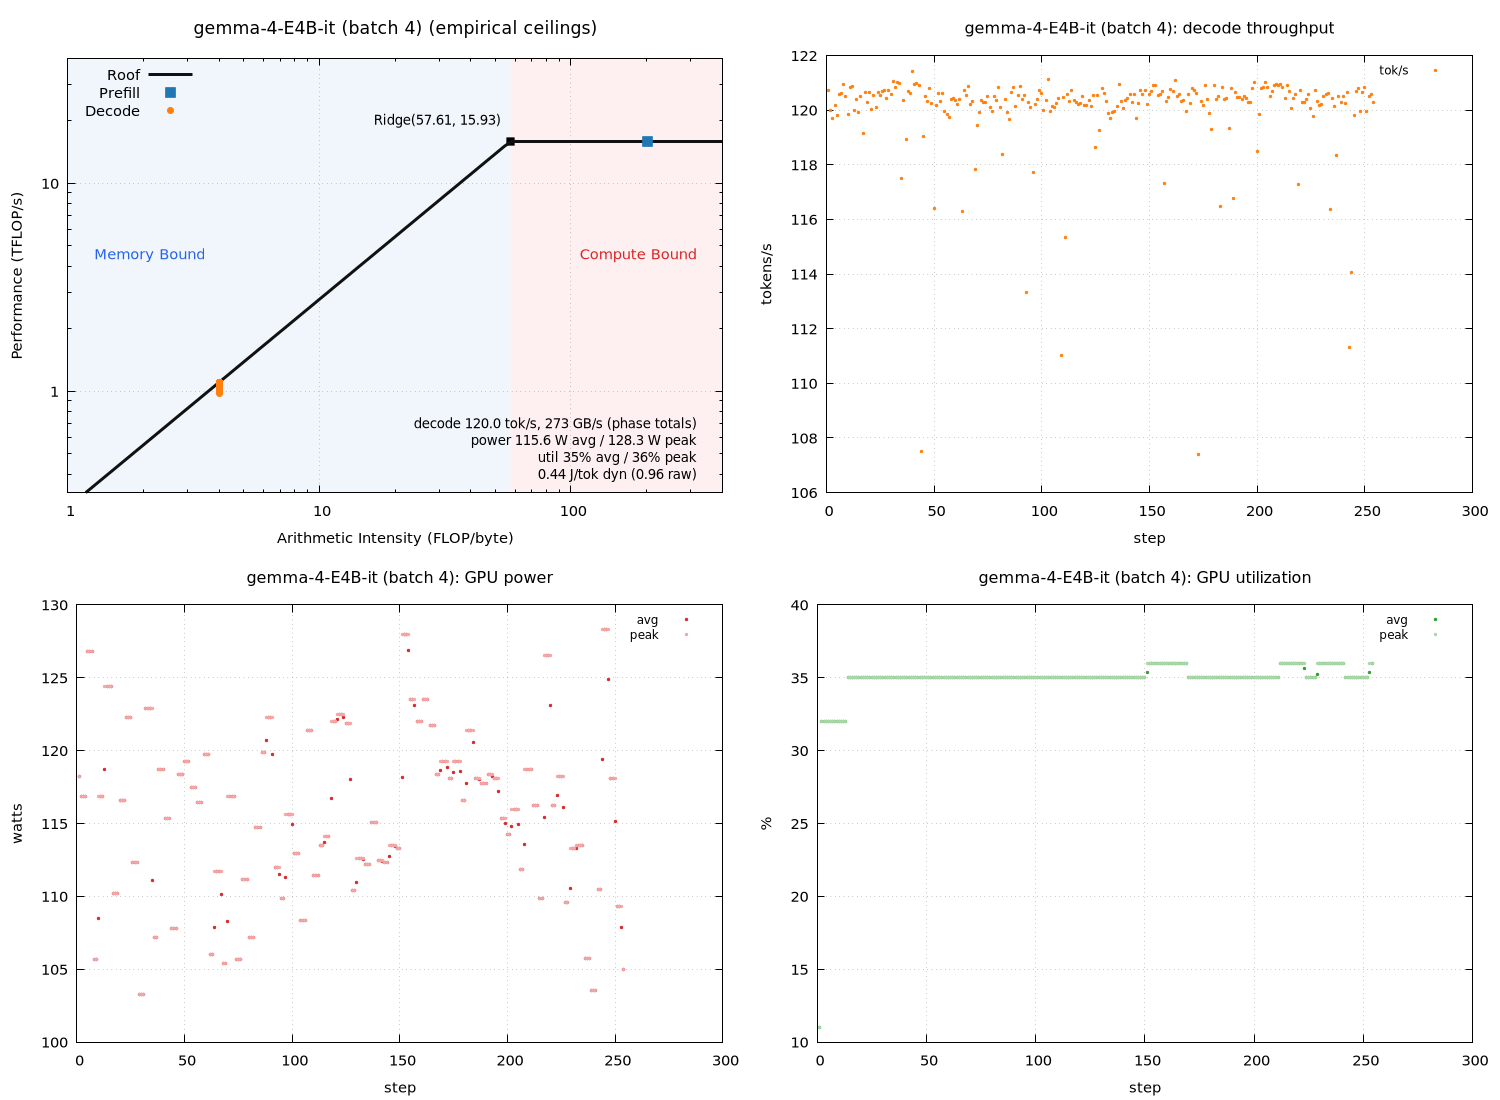

Write gnuplot code to recreate this figure.
set terminal pngcairo size 1500,1100 enhanced font 'Sans,11'
set output 'sweep_a100_vllm/gemma_b004_roofline.png'
set datafile separator "\t"
set datafile missing 'NaN'
set multiplot layout 2,2
unset label
unset object
unset arrow
set title "gemma-4-E4B-it (batch 4) (empirical ceilings)" font ',13'
set xlabel "Arithmetic Intensity (FLOP/byte)"
set ylabel "Performance (TFLOP/s)"
set logscale xy
set xrange [1:402.805]
set yrange [0.325537:39.8294]
set grid xtics ytics
set key top left
set object 1 rectangle from graph 0, graph 0 to first 57.6124, graph 1 \
    fillcolor rgb '#dce9f7' fillstyle solid 0.45 noborder behind
set object 2 rectangle from first 57.6124, graph 0 to graph 1, graph 1 \
    fillcolor rgb '#fbdcdc' fillstyle solid 0.45 noborder behind
set label 1 "Memory Bound" at graph 0.04, graph 0.55 left \
    textcolor rgb '#2563eb' font ',11'
set label 2 "Compute Bound" at graph 0.96, graph 0.55 right \
    textcolor rgb '#dc2626' font ',11'
set label 3 "Ridge(57.61, 15.93)" \
    at first 57.6124, first 15.9318 right \
    point pointtype 5 pointsize 1.2 \
    offset character -1.5, character 1 font ',10'
set label 4 "decode 120.0 tok/s, 273 GB/s (phase totals)\npower 115.6 W avg / 128.3 W peak\nutil 35% avg / 36% peak\n0.44 J/tok dyn (0.96 raw)" at graph 0.96, graph 0.16 right font ',10'
peak_t = 15.9318
peak_b = 276.534
roof(x) = (x * peak_b / 1000.0 < peak_t) ? x * peak_b / 1000.0 : peak_t
plot roof(x) with lines linewidth 3 linecolor rgb '#111111' title 'Roof', \
     'sweep_a100_vllm/gemma_b004_roofline.dat' using 3:(strcol(2) eq 'prefill' ? $4 : 1/0) with points \
         pointtype 5 pointsize 1.6 linecolor rgb '#1f77b4' title 'Prefill', \
     'sweep_a100_vllm/gemma_b004_roofline.dat' using 3:(strcol(2) eq 'decode' ? $4 : 1/0) with points \
         pointtype 7 pointsize 1.0 linecolor rgb '#ff7f0e' title 'Decode'

unset label
unset object
unset arrow
unset logscale
set xrange [*:*]
set yrange [*:*]
set title "gemma-4-E4B-it (batch 4): decode throughput" font ',12'
set xlabel "step"
set ylabel "tokens/s"
set grid xtics ytics
set key top right font ',9'
plot 'sweep_a100_vllm/gemma_b004_roofline.dat' using 1:(strcol(2) eq 'decode' ? $5 : 1/0) with points pointtype 7 pointsize 0.4 linecolor rgb '#ff7f0e' title 'tok/s'

unset label
unset object
unset arrow
unset logscale
set xrange [*:*]
set yrange [*:*]
set title "gemma-4-E4B-it (batch 4): GPU power" font ',12'
set xlabel "step"
set ylabel "watts"
set grid xtics ytics
set key top right font ',9'
plot 'sweep_a100_vllm/gemma_b004_roofline.dat' using 1:(strcol(2) eq 'decode' ? $6 : 1/0) with points pointtype 7 pointsize 0.4 linecolor rgb '#d62728' title 'avg', \
     'sweep_a100_vllm/gemma_b004_roofline.dat' using 1:(strcol(2) eq 'decode' ? $8 : 1/0) with points pointtype 7 pointsize 0.4 linecolor rgb '#f4a6a6' title 'peak'

unset label
unset object
unset arrow
unset logscale
set xrange [*:*]
set yrange [*:*]
set title "gemma-4-E4B-it (batch 4): GPU utilization" font ',12'
set xlabel "step"
set ylabel "%"
set grid xtics ytics
set key top right font ',9'
plot 'sweep_a100_vllm/gemma_b004_roofline.dat' using 1:(strcol(2) eq 'decode' ? $7 : 1/0) with points pointtype 7 pointsize 0.4 linecolor rgb '#2ca02c' title 'avg', \
     'sweep_a100_vllm/gemma_b004_roofline.dat' using 1:(strcol(2) eq 'decode' ? $9 : 1/0) with points pointtype 7 pointsize 0.4 linecolor rgb '#a9d7a9' title 'peak'

unset multiplot
